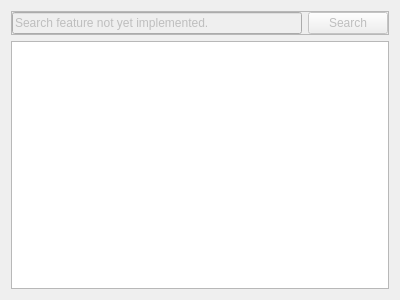
<?xml version="1.0" encoding="UTF-8"?>
<ui version="4.0">
 <class>ProjectTypeSelector</class>
 <widget class="QWidget" name="ProjectTypeSelector">
  <property name="geometry">
   <rect>
    <x>0</x>
    <y>0</y>
    <width>400</width>
    <height>300</height>
   </rect>
  </property>
  <property name="windowTitle">
   <string>Form</string>
  </property>
  <layout class="QVBoxLayout" name="verticalLayout">
   <item>
    <widget class="QFrame" name="searchArea">
     <property name="enabled">
      <bool>false</bool>
     </property>
     <property name="frameShape">
      <enum>QFrame::StyledPanel</enum>
     </property>
     <property name="frameShadow">
      <enum>QFrame::Raised</enum>
     </property>
     <layout class="QHBoxLayout" name="horizontalLayout">
      <property name="leftMargin">
       <number>0</number>
      </property>
      <property name="topMargin">
       <number>0</number>
      </property>
      <property name="rightMargin">
       <number>0</number>
      </property>
      <property name="bottomMargin">
       <number>0</number>
      </property>
      <item>
       <widget class="QLineEdit" name="searchInput">
        <property name="text">
         <string>Search feature not yet implemented.</string>
        </property>
        <property name="placeholderText">
         <string>Search project types</string>
        </property>
       </widget>
      </item>
      <item>
       <widget class="QPushButton" name="searchButton">
        <property name="text">
         <string>Search</string>
        </property>
       </widget>
      </item>
     </layout>
    </widget>
   </item>
   <item>
    <widget class="QTreeView" name="projectTypeDisplay"/>
   </item>
  </layout>
 </widget>
 <resources/>
 <connections/>
</ui>
